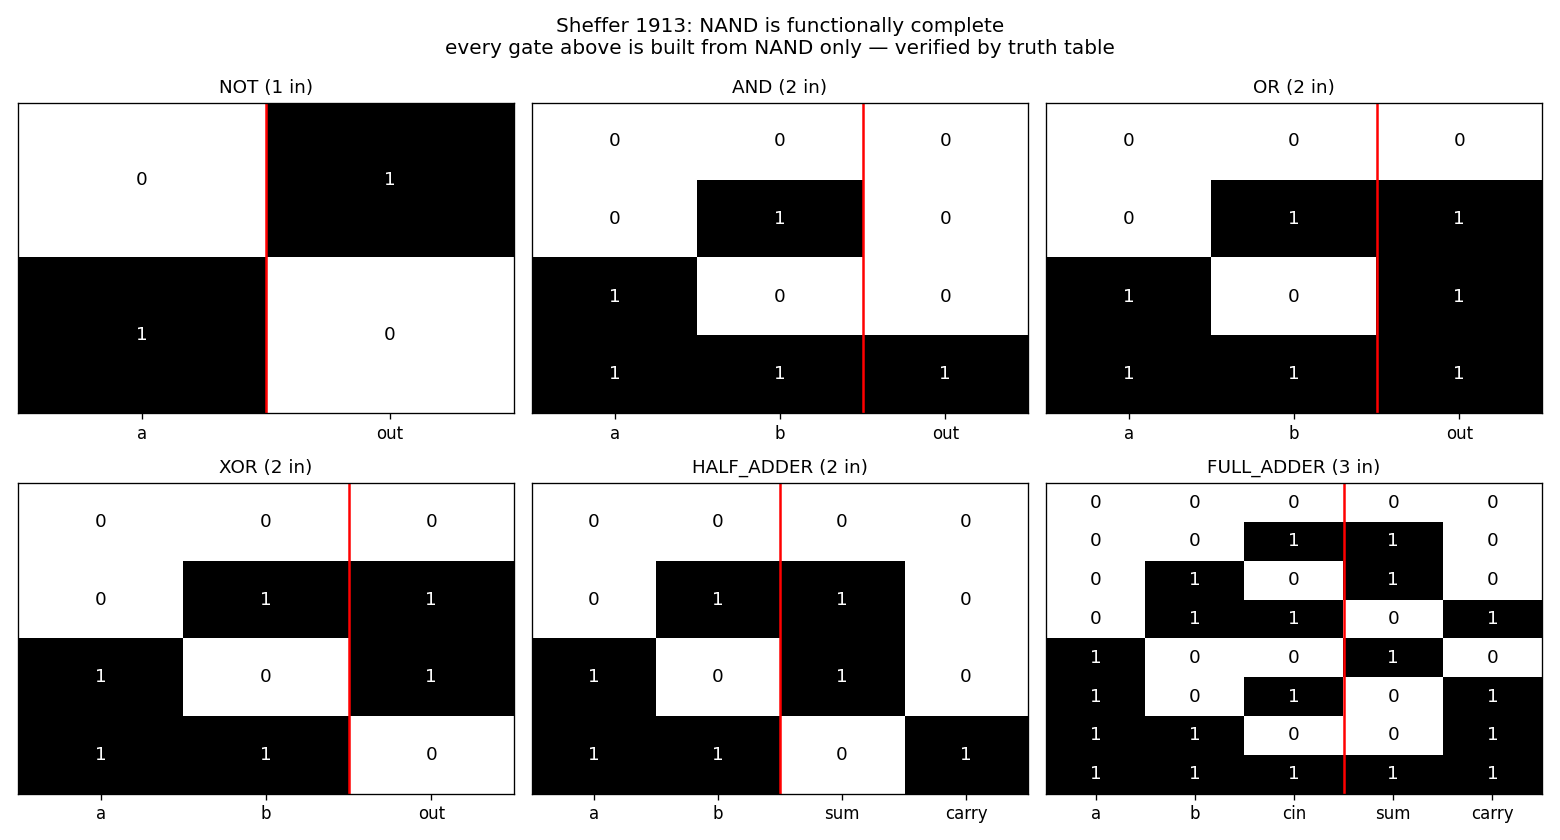

Generate this figure with Python:
"""
Chapter 5.2 - NAND is universal: build a CPU from a single gate.

Phenomenon
----------
A NAND gate (NOT (A AND B)) is "functionally complete" — every Boolean
function, no matter how complex, can be synthesized from NAND gates alone.

Why this matters in practice: a CMOS NAND2 takes 4 transistors. A foundry
that can fabricate NAND can fabricate anything. Reducing the design problem
to one gate is the same kind of move as Turing reducing all of computation
to one tape and one head.

We construct AND, OR, NOT, XOR, half-adder, and full-adder out of NAND only,
then check the truth tables.
"""
import numpy as np
import torch
import matplotlib.pyplot as plt
import os
from itertools import product

# ---------- The only gate we are allowed ----------
def NAND(a, b):
    return 1 - (a * b)   # works for 0/1

def NOT(a):                    return NAND(a, a)
def AND(a, b):                 return NOT(NAND(a, b))
def OR(a, b):                  return NAND(NOT(a), NOT(b))
def XOR(a, b):                 return NAND(NAND(a, NAND(a, b)), NAND(b, NAND(a, b)))
def HALF_ADDER(a, b):          return XOR(a, b), AND(a, b)            # sum, carry
def FULL_ADDER(a, b, cin):
    s1, c1 = HALF_ADDER(a, b)
    s2, c2 = HALF_ADDER(s1, cin)
    return s2, OR(c1, c2)

# ---------- Verify by exhaustive truth tables ----------
def truth_table(fn, n_inputs):
    rows = []
    for inputs in product([0, 1], repeat=n_inputs):
        out = fn(*inputs)
        if isinstance(out, tuple):
            rows.append(list(inputs) + list(out))
        else:
            rows.append(list(inputs) + [out])
    return np.array(rows)

ttables = {
    "NOT (1 in)":         truth_table(NOT, 1),
    "AND (2 in)":         truth_table(AND, 2),
    "OR (2 in)":          truth_table(OR, 2),
    "XOR (2 in)":         truth_table(XOR, 2),
    "HALF_ADDER (2 in)":  truth_table(HALF_ADDER, 2),
    "FULL_ADDER (3 in)":  truth_table(FULL_ADDER, 3),
}

# Sanity check vs Python's own
assert np.all(truth_table(AND, 2)[:, 2] == np.array([0, 0, 0, 1]))
assert np.all(truth_table(XOR, 2)[:, 2] == np.array([0, 1, 1, 0]))

# ---------- Plot ----------
fig, axes = plt.subplots(2, 3, figsize=(13, 7))
for ax, (name, table) in zip(axes.ravel(), ttables.items()):
    n_in = {"NOT (1 in)": 1, "AND (2 in)": 2, "OR (2 in)": 2,
            "XOR (2 in)": 2, "HALF_ADDER (2 in)": 2, "FULL_ADDER (3 in)": 3}[name]
    n_out = table.shape[1] - n_in
    ax.imshow(table, cmap="Greys", vmin=0, vmax=1, aspect="auto")
    for i in range(table.shape[0]):
        for j in range(table.shape[1]):
            ax.text(j, i, str(int(table[i,j])),
                    ha="center", va="center",
                    color=("white" if table[i,j] else "black"), fontsize=11)
    cols = (["a"] if n_in == 1 else ["a", "b"] if n_in == 2 else ["a", "b", "cin"]) + \
           (["out"] if n_out == 1 else ["sum", "carry"] if n_out == 2 else [])
    ax.set_xticks(range(len(cols)))
    ax.set_xticklabels(cols)
    ax.set_yticks([])
    ax.set_title(name, fontsize=11)
    # Vertical line between inputs and outputs
    ax.axvline(n_in - 0.5, color="red", lw=1.5)

fig.suptitle("Sheffer 1913: NAND is functionally complete\n"
             "every gate above is built from NAND only — verified by truth table",
             fontsize=12)
fig.tight_layout()
out_path = os.path.join(os.path.dirname(__file__), "nand_universal.png")
fig.savefig(out_path, dpi=120)
print(f"saved {out_path}")
